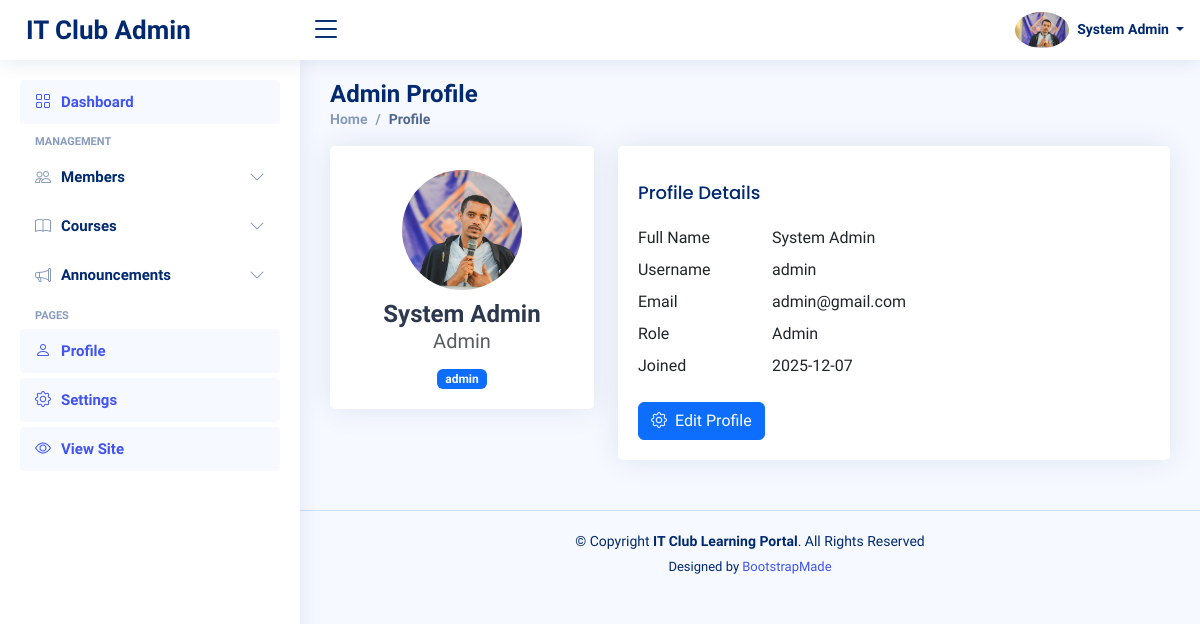
The app's page /admin/profile (signed in) with its own data.
### tables this page shows
CREATE TABLE admins (
        id INTEGER PRIMARY KEY AUTOINCREMENT,
        full_name TEXT NOT NULL,
        username TEXT UNIQUE NOT NULL,
        email TEXT UNIQUE NOT NULL,
        password TEXT NOT NULL,
        role TEXT NOT NULL,
        created_at TIMESTAMP DEFAULT CURRENT_TIMESTAMP
    , profile_picture TEXT);

### app.py (the view)
@app.route('/admin/profile')
@admin_required
def admin_profile():
    db = get_db()
    admin_id = session['admin_id']
    admin_row = db.execute('SELECT * FROM admins WHERE id = ?', (admin_id,)).fetchone()
    admin = row_to_dict(admin_row)
    if admin:
        admin['profile_picture'] = resolve_media_path(admin.get('profile_picture'))
    return render_template('admin/admin_profile.html', admin=admin)

### app.py (called while the page is built)
def get_db():
    if 'db' not in g:
        g.db = sqlite3.connect(app.config['DATABASE'])
        g.db.row_factory = sqlite3.Row
    return g.db

def admin_required(f):
    @functools.wraps(f)
    def decorated(*args, **kwargs):
        if 'admin_id' not in session:
            flash('Admin login required.', 'error')
            return redirect(url_for('admin_login'))
        return f(*args, **kwargs)
    return decorated

def row_to_dict(row):
	if row is None:
		return None
	try:
		return {k: row[k] for k in row.keys()}
	except Exception:
		try:
			return dict(row)
		except Exception:
			return row

def resolve_media_path(val):
	if not val:
		return None
	val = str(val)
	if val.startswith('http://') or val.startswith('https://') or val.startswith('/'):
		return val
	return url_for('static', filename=val)

### templates/admin/admin_profile.html (shortened to what this page needs)
<!DOCTYPE html>
<html lang="en">
<head>
  <link href="{{ url_for('static', filename='vendor/bootstrap/css/bootstrap.min.css') }}" rel="stylesheet">
  <link href="{{ url_for('static', filename='vendor/bootstrap-icons/bootstrap-icons.css') }}" rel="stylesheet">
  <link href="{{ url_for('static', filename='vendor/boxicons/css/boxicons.min.css') }}" rel="stylesheet">
  <link href="{{ url_for('static', filename='vendor/quill/quill.snow.css') }}" rel="stylesheet">
  <link href="{{ url_for('static', filename='vendor/quill/quill.bubble.css') }}" rel="stylesheet">
  <link href="{{ url_for('static', filename='vendor/remixicon/remixicon.css') }}" rel="stylesheet">
  <link href="{{ url_for('static', filename='vendor/simple-datatables/style.css') }}" rel="stylesheet">
  <link href="{{ url_for('static', filename='css/style.css') }}" rel="stylesheet">
</head>
<body>
  <header id="header" class="header fixed-top d-flex align-items-center">
    <div class="d-flex align-items-center justify-content-between">
      <a href="{{ url_for('admin_dashboard') }}" class="logo d-flex align-items-center">
        <span class="d-none d-lg-block">IT Club Admin</span>
      </a>
      <i class="bi bi-list toggle-sidebar-btn"></i>
    </div>
    <nav class="header-nav ms-auto">
      <ul class="d-flex align-items-center">
        <li class="nav-item dropdown pe-3">
          <a class="nav-link nav-profile d-flex align-items-center pe-0" href="#" data-bs-toggle="dropdown">
            {% set _avatar_src = None %}
            {% if admin and admin.profile_picture %}
              {% if admin.profile_picture.startswith('http') or admin.profile_picture.startswith('/') %}
                {% set _avatar_src = admin.profile_picture %}
              {% else %}
                {% set _avatar_src = url_for('static', filename=admin.profile_picture) %}
              {% endif %}
            {% endif %}
            {% if _avatar_src %}
              <img src="{{ _avatar_src }}" alt="Profile" class="rounded-circle">
            {% else %}
              <div class="rounded-circle bg-secondary d-flex align-items-center justify-content-center" style="width:38px;height:38px;">
                <i class="bi bi-person-fill text-white"></i>
              </div>
            {% endif %}
            <span class="d-none d-md-block dropdown-toggle ps-2">
              {{ session.get('admin_name', 'Admin') }}
            </span>
          </a>
        </li>
      </ul>
    </nav>
  </header>
  <aside id="sidebar" class="sidebar">
    <ul class="sidebar-nav" id="sidebar-nav">
      <li class="nav-item">
        <a class="nav-link active" href="{{ url_for('admin_dashboard') }}">
          <i class="bi bi-grid"></i>
          <span>Dashboard</span>
        </a>
      </li>
      <li class="nav-heading">Management</li>
      <li class="nav-item">
        <a class="nav-link collapsed" data-bs-target="#members-nav" data-bs-toggle="collapse" href="#">
          <i class="bi bi-people"></i><span>Members</span><i class="bi bi-chevron-down ms-auto"></i>
        </a>
      </li>
      <li class="nav-item">
        <a class="nav-link collapsed" data-bs-target="#courses-nav" data-bs-toggle="collapse" href="#">
          <i class="bi bi-book"></i><span>Courses</span><i class="bi bi-chevron-down ms-auto"></i>
        </a>
      </li>
      <li class="nav-item">
        <a class="nav-link collapsed" data-bs-target="#announcements-nav" data-bs-toggle="collapse" href="#">
          <i class="bi bi-megaphone"></i><span>Announcements</span><i class="bi bi-chevron-down ms-auto"></i>
        </a>
      </li>
      <li class="nav-heading">Pages</li>
      <li class="nav-item"><a class="nav-link" href="{{ url_for('admin_profile') }}"><i class="bi bi-person"></i><span>Profile</span></a></li>
      <li class="nav-item"><a class="nav-link" href="{{ url_for('admin_settings') }}"><i class="bi bi-gear"></i><span>Settings</span></a></li>
      <li class="nav-item"><a class="nav-link" href="{{ url_for('index') }}" target="_blank"><i class="bi bi-eye"></i><span>View Site</span></a></li>
    </ul>
  </aside>
  <main id="main" class="main">
    <div class="pagetitle">
      <h1>Admin Profile</h1>
      <nav>
        <ol class="breadcrumb">
          <li class="breadcrumb-item"><a href="{{ url_for('admin_dashboard') }}">Home</a></li>
          <li class="breadcrumb-item active">Profile</li>
        </ol>
      </nav>
    </div>
    <section class="section profile">
      <div class="row">
        <div class="col-xl-4">
          <div class="card">
            <div class="card-body profile-card pt-4 d-flex flex-column align-items-center">
              {% if admin and admin.profile_picture %}
                {% if admin.profile_picture.startswith('http') or admin.profile_picture.startswith('/') %}
                  <img src="{{ admin.profile_picture }}" alt="Profile" class="rounded-circle" style="width:120px;height:120px;object-fit:cover;">
                {% else %}
                  <img src="{{ url_for('static', filename=admin.profile_picture) }}" alt="Profile" class="rounded-circle" style="width:120px;height:120px;object-fit:cover;">
                {% endif %}
              {% else %}
                <img src="{{ url_for('static', filename='img/profile-img.jpg') }}" alt="Profile" class="rounded-circle" style="width:120px;height:120px;object-fit:cover;">
              {% endif %}
              <h2>{{ admin.full_name }}</h2>
              <h5 class="text-muted">{{ admin.role|title }}</h5>
              <span class="badge bg-primary mt-2">{{ admin.username }}</span>
            </div>
          </div>
        </div>
        <div class="col-xl-8">
          <div class="card">
            <div class="card-body pt-3">
              <h5 class="card-title">Profile Details</h5>
              <div class="row mb-2">
                <div class="col-lg-3 col-md-4 label">Full Name</div>
                <div class="col-lg-9 col-md-8">{{ admin.full_name }}</div>
              </div>
              <div class="row mb-2">
                <div class="col-lg-3 col-md-4 label">Username</div>
                <div class="col-lg-9 col-md-8">{{ admin.username }}</div>
              </div>
              <div class="row mb-2">
                <div class="col-lg-3 col-md-4 label">Email</div>
                <div class="col-lg-9 col-md-8">{{ admin.email }}</div>
              </div>
              <div class="row mb-2">
                <div class="col-lg-3 col-md-4 label">Role</div>
                <div class="col-lg-9 col-md-8">{{ admin.role|title }}</div>
              </div>
              <div class="row mb-2">
                <div class="col-lg-3 col-md-4 label">Joined</div>
                <div class="col-lg-9 col-md-8">{{ admin.created_at[:10] if admin.created_at else 'N/A' }}</div>
              </div>
              <div class="mt-4">
                <a href="{{ url_for('admin_settings') }}" class="btn btn-primary">
                  <i class="bi bi-gear me-1"></i> Edit Profile
                </a>
              </div>
            </div>
          </div>
        </div>
      </div>
    </section>
  </main>
  <footer id="footer" class="footer">
    <div class="copyright">
      &copy; Copyright <strong><span>IT Club Learning Portal</span></strong>. All Rights Reserved
    </div>
    <div class="credits">
      Designed by <a href="https://bootstrapmade.com/">BootstrapMade</a>
    </div>
  </footer>
</body>
</html>

### static/css/style.css (style rules this page uses)
:root { scroll-behavior: smooth; }
body { font-family: "Open Sans", sans-serif; background: #f6f9ff; color: #444444; }
a { color: #4154f1; text-decoration: none; }
h1, h2, h3, h4, h5, h6 { font-family: "Nunito", sans-serif; }
#main { margin-top: 60px; padding: 20px 30px; transition: all 0.3s; }
.pagetitle { margin-bottom: 10px; }
.pagetitle h1 { font-size: 24px; margin-bottom: 0; font-weight: 600; color: #012970; }
.card { margin-bottom: 30px; border: none; border-radius: 5px; box-shadow: 0px 0 30px rgba(1, 41, 112, 0.1); }
.card-title { padding: 20px 0 15px 0; font-size: 18px; font-weight: 500; color: #012970; font-family: "Poppins", sans-serif; }
.card-body { padding: 0 20px 20px 20px; }
.breadcrumb { font-size: 14px; font-family: "Nunito", sans-serif; color: #899bbd; font-weight: 600; }
.breadcrumb a { color: #899bbd; transition: 0.3s; }
.breadcrumb .breadcrumb-item::before { color: #899bbd; }
.breadcrumb .active { color: #51678f; font-weight: 600; }
.logo { line-height: 1; }
@media (min-width: 1200px) { .logo { width: 280px; } }
.logo span { font-size: 26px; font-weight: 700; color: #012970; font-family: "Nunito", sans-serif; }
.header { transition: all 0.5s; z-index: 997; height: 60px; box-shadow: 0px 2px 20px rgba(1, 41, 112, 0.1); background-color: #fff; padding-left: 20px; }
.header .toggle-sidebar-btn { font-size: 32px; padding-left: 10px; cursor: pointer; color: #012970; }
.header-nav ul { list-style: none; }
.header-nav>ul { margin: 0; padding: 0; }
.header-nav .nav-profile { color: #012970; }
.header-nav .nav-profile img { max-height: 36px; }
.header-nav .nav-profile span { font-size: 14px; font-weight: 600; }
.sidebar { position: fixed; top: 60px; left: 0; bottom: 0; width: 300px; z-index: 996; transition: all 0.3s; padding: 20px; overflow-y: auto; scrollbar-width: thin; scrollbar-color: #aab7cf transparent; box-shadow: 0px 0px 20px rgba(1, 41, 112, 0.1); background-color: #fff; }
@media (min-width: 1200px) { #main, #footer { margin-left: 300px; } }
.sidebar-nav { padding: 0; margin: 0; list-style: none; }
.sidebar-nav li { padding: 0; margin: 0; list-style: none; }
.sidebar-nav .nav-item { margin-bottom: 5px; }
.sidebar-nav .nav-heading { font-size: 11px; text-transform: uppercase; color: #899bbd; font-weight: 600; margin: 10px 0 5px 15px; }
.sidebar-nav .nav-link { display: flex; align-items: center; font-size: 15px; font-weight: 600; color: #4154f1; transition: 0.3; background: #f6f9ff; padding: 10px 15px; border-radius: 4px; }
.sidebar-nav .nav-link i { font-size: 16px; margin-right: 10px; color: #4154f1; }
.sidebar-nav .nav-link.collapsed { color: #012970; background: #fff; }
.sidebar-nav .nav-link.collapsed i { color: #899bbd; }
.sidebar-nav .nav-link .bi-chevron-down { margin-right: 0; transition: transform 0.2s ease-in-out; }
.profile .profile-card img { max-width: 120px; }
.profile .profile-card h2 { font-size: 24px; font-weight: 700; color: #2c384e; margin: 10px 0 0 0; }
.footer { padding: 20px 0; font-size: 14px; transition: all 0.3s; border-top: 1px solid #cddfff; }
.footer .copyright { text-align: center; color: #012970; }
.footer .credits { padding-top: 5px; text-align: center; font-size: 13px; color: #012970; }

### records on screen
admins: profile_picture (picture), get "System Admin", full_name "System Admin", role "Admin", username "admin", email "admin@gmail.com", created_at "2025-12-07"
